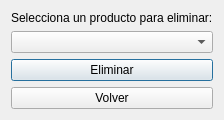
<?xml version="1.0" encoding="UTF-8"?>
<ui version="4.0">
 <class>EliminarProductoWindow</class>
 <widget class="QDialog" name="EliminarProductoWindow">
  <property name="windowTitle">
   <string>Eliminar Producto</string>
  </property>
  <layout class="QVBoxLayout" name="verticalLayout">
   <item>
    <widget class="QLabel" name="label_titulo">
     <property name="text">
      <string>Selecciona un producto para eliminar:</string>
     </property>
    </widget>
   </item>
   <item>
    <widget class="QComboBox" name="combo_productos"/>
   </item>
   <item>
    <widget class="QPushButton" name="btn_eliminar">
     <property name="text">
      <string>Eliminar</string>
     </property>
    </widget>
   </item>
   <item>
    <widget class="QPushButton" name="btn_volver">
     <property name="text">
      <string>Volver</string>
     </property>
    </widget>
   </item>
  </layout>
 </widget>
 <resources/>
 <connections/>
</ui>
